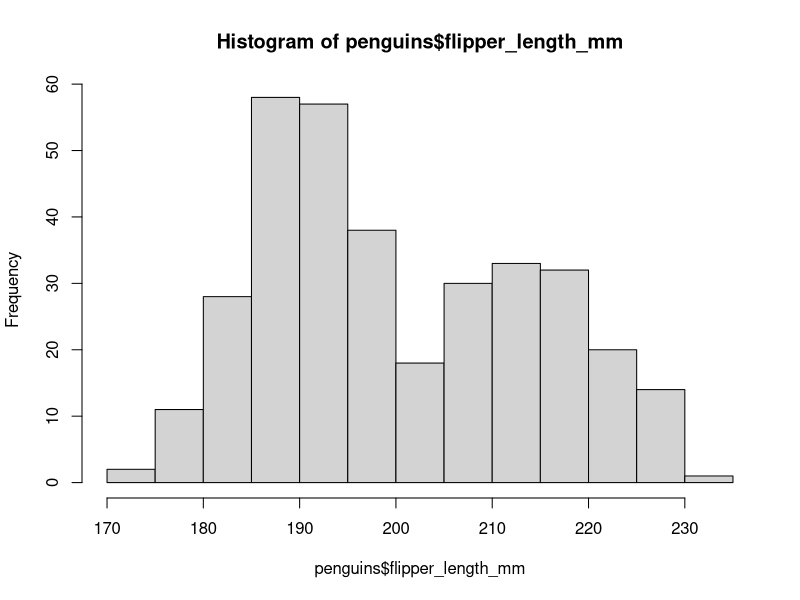
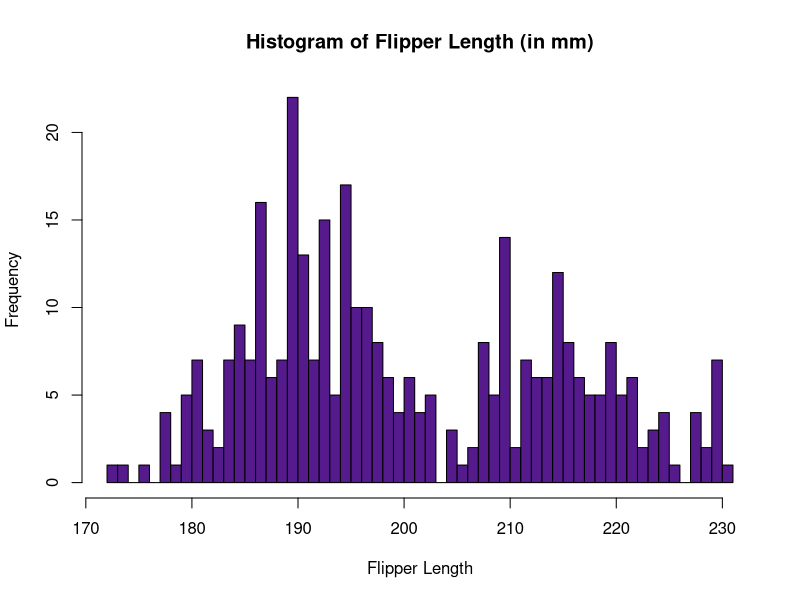
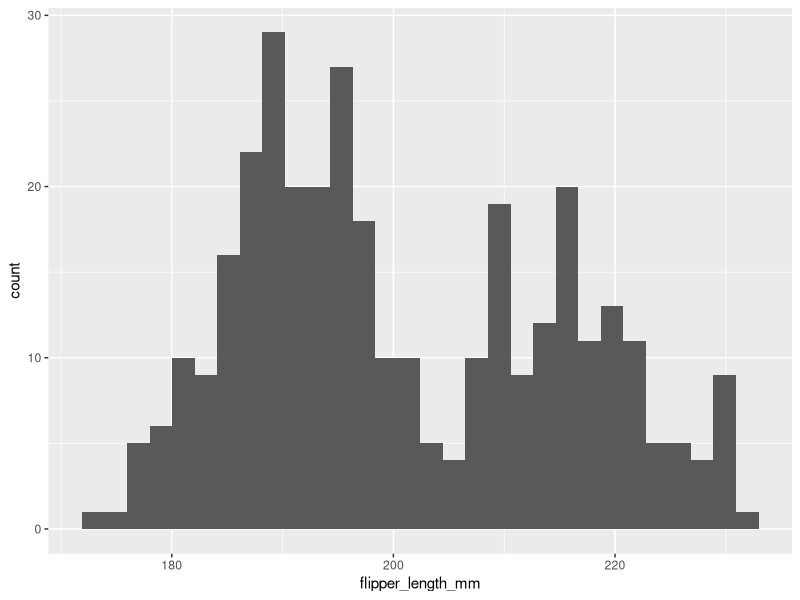
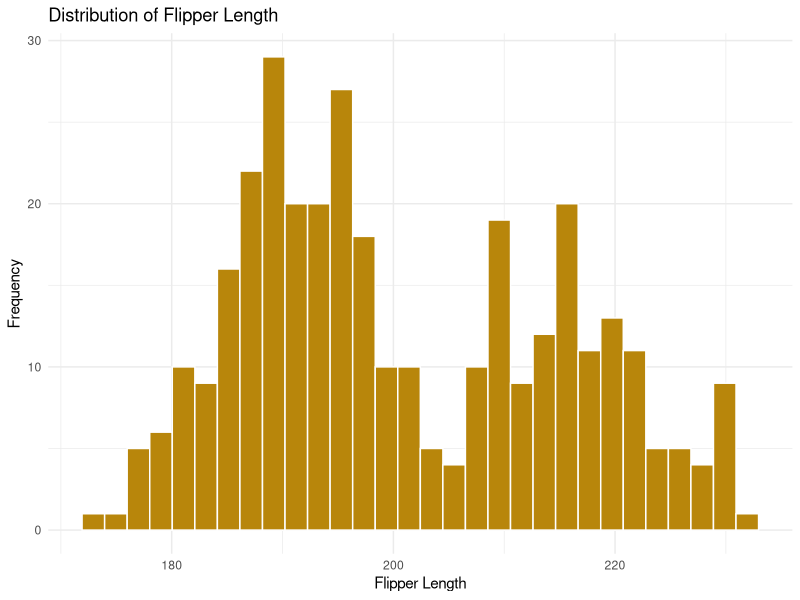
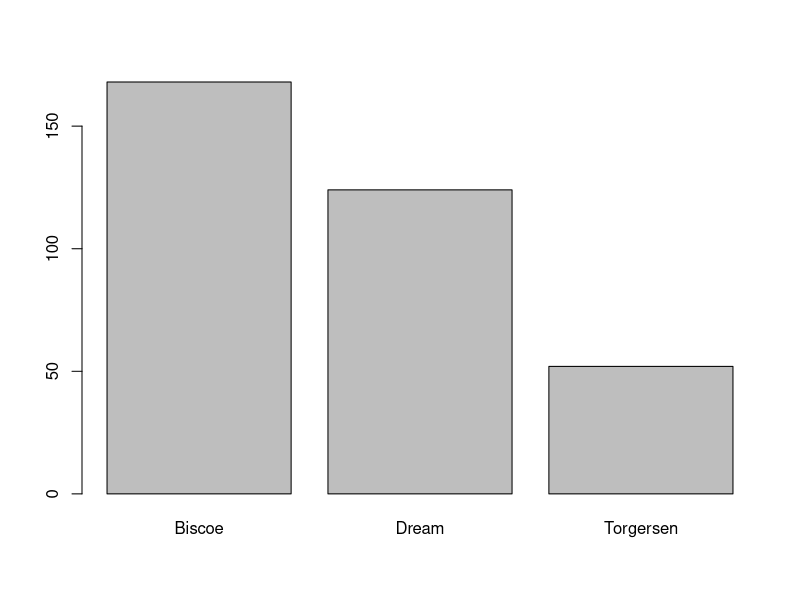
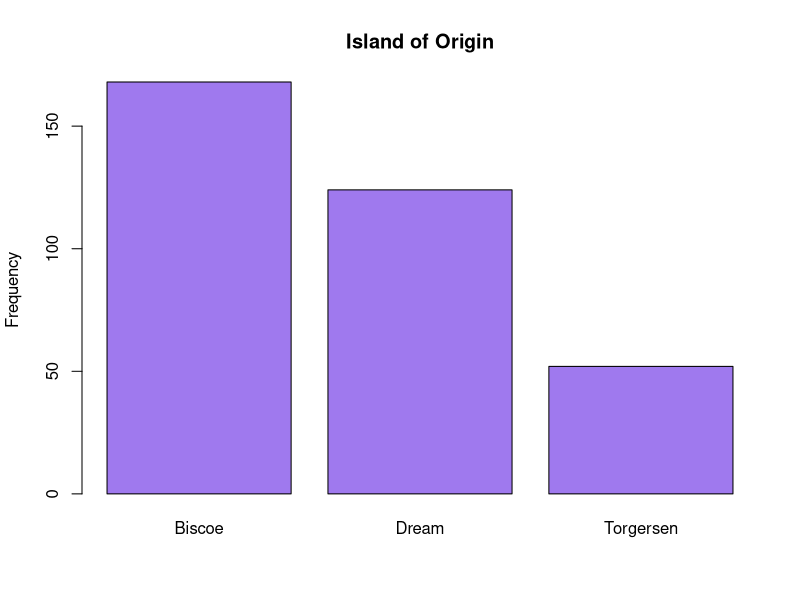
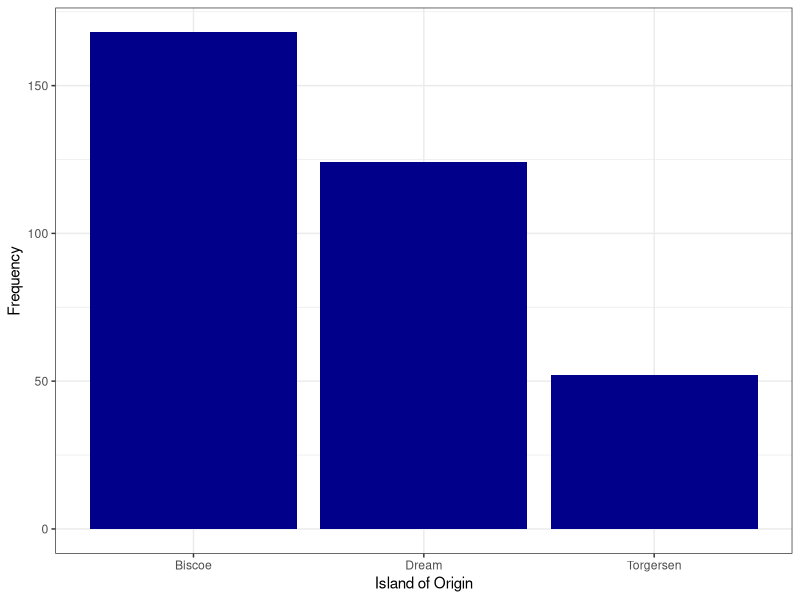
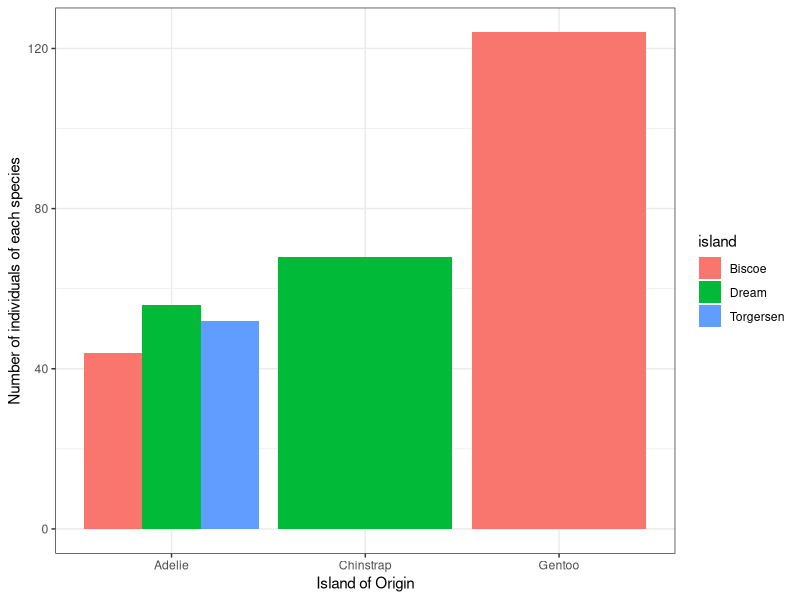

These charts were generated, in order, by the following R code:
## ---- chunk 1
knitr::opts_chunk$set(echo = TRUE)
## ---- chunk 2
#install.packages("ggplot2")
#install.packages('palmerpenguins')
library(ggplot2)
library(dplyr)
library(palmerpenguins)
## ---- chunk 3
summary(penguins)
## ---- chunk 4
hist(penguins$flipper_length_mm)
## ---- chunk 5
hist(penguins$flipper_length_mm,
     main = "Histogram of Flipper Length (in mm)",   #main title of the graph
     xlab = "Flipper Length",                #x-axis label (can also use ylab for y-axis label)
     col = "purple4",                      #change color of the bars
     breaks = 45)                          #alter the number of bins
## ---- chunk 6
ggplot(penguins, aes(x = flipper_length_mm)) +
  geom_histogram()
## ---- chunk 7
ggplot(penguins, aes(x = flipper_length_mm)) +
  geom_histogram(fill = "darkgoldenrod", #alter the fill color of the bars
                 color = "white") +      #alter the outline color of the bars
  ggtitle("Distribution of Flipper Length") +
  xlab("Flipper Length") +
  ylab("Frequency") +
  theme_minimal()     #changes the background theme.  The default is grey.
  
## ---- chunk 8
#Summarize # of penguins from each 
#island in a table
counts <- table(penguins$island)

#Create the plot
barplot(counts) 
## ---- chunk 9
barplot(counts, 
        main = "Island of Origin",
        col = "mediumpurple2",
        ylab = "Frequency")
## ---- chunk 10
ggplot(penguins, aes(x = island)) +
  geom_bar(fill = "darkblue") +
  xlab("Island of Origin") +
  ylab("Frequency") +
  theme_bw()    #note the difference in background with this theme
## ---- chunk 11
#Make a quick summary table of penguins
#by island:
species_by_island <- penguins %>%
  group_by(species, island) %>%
  tally()

#Graph out the summary table using ggplot2:
ggplot(species_by_island, aes(x = species, y = n, fill = island)) +
  geom_bar(stat = "identity", position = "dodge") +
  xlab("Island of Origin") +
  ylab("Number of individuals of each species") +
  theme_bw()    
## ---- chunk 12
#summarize average flipper length by island
flippers_by_island <- penguins %>%
  group_by(island) %>%
  summarize(mean_flipper_length = mean(flipper_length_mm, na.rm = T))

#graph it out:
ggplot(flippers_by_island, aes(x = island, y = mean_flipper_length, fill = island)) +
  geom_bar(stat = "identity", position = "dodge") +
  xlab("Island of Origin") +
  ylab("Frequency") +
  theme_bw() + 
  theme(legend.position = "none")  +  #use this last line to get rid of the legend 
  scale_fill_manual(values = c("purple4", "darkgoldenrod", "black"))
## ---- chunk 13
plot(penguins$body_mass_g, penguins$flipper_length_mm,
     xlab = "Body mass (in g)",
     ylab = "Flipper Length (in mm)",
     frame = FALSE, #removes the boundary that R automatically puts on a scatterplot
     pch = 19)  #specifies the type of dot
## ---- chunk 14
ggplot(penguins, aes(x = body_mass_g, y = flipper_length_mm)) +
  geom_point() +
  xlab("Body Mass (in g)") +
  ylab("Flipper length (in mm)") +
  theme_classic() +
  geom_smooth(method = lm, color = "red", se=FALSE) 
#lm = linear model
#se = whether or not to include standard error estimates
## ---- chunk 15
ggplot(penguins, aes(x=body_mass_g, y=flipper_length_mm, color=species)) + 
    geom_point(size=6) +
    theme_minimal() +
  scale_color_manual(values = c("purple4", "darkgoldenrod", "black")) +
  xlab("Body mass (in g)") + 
  ylab("Flipper length (in mm)")
